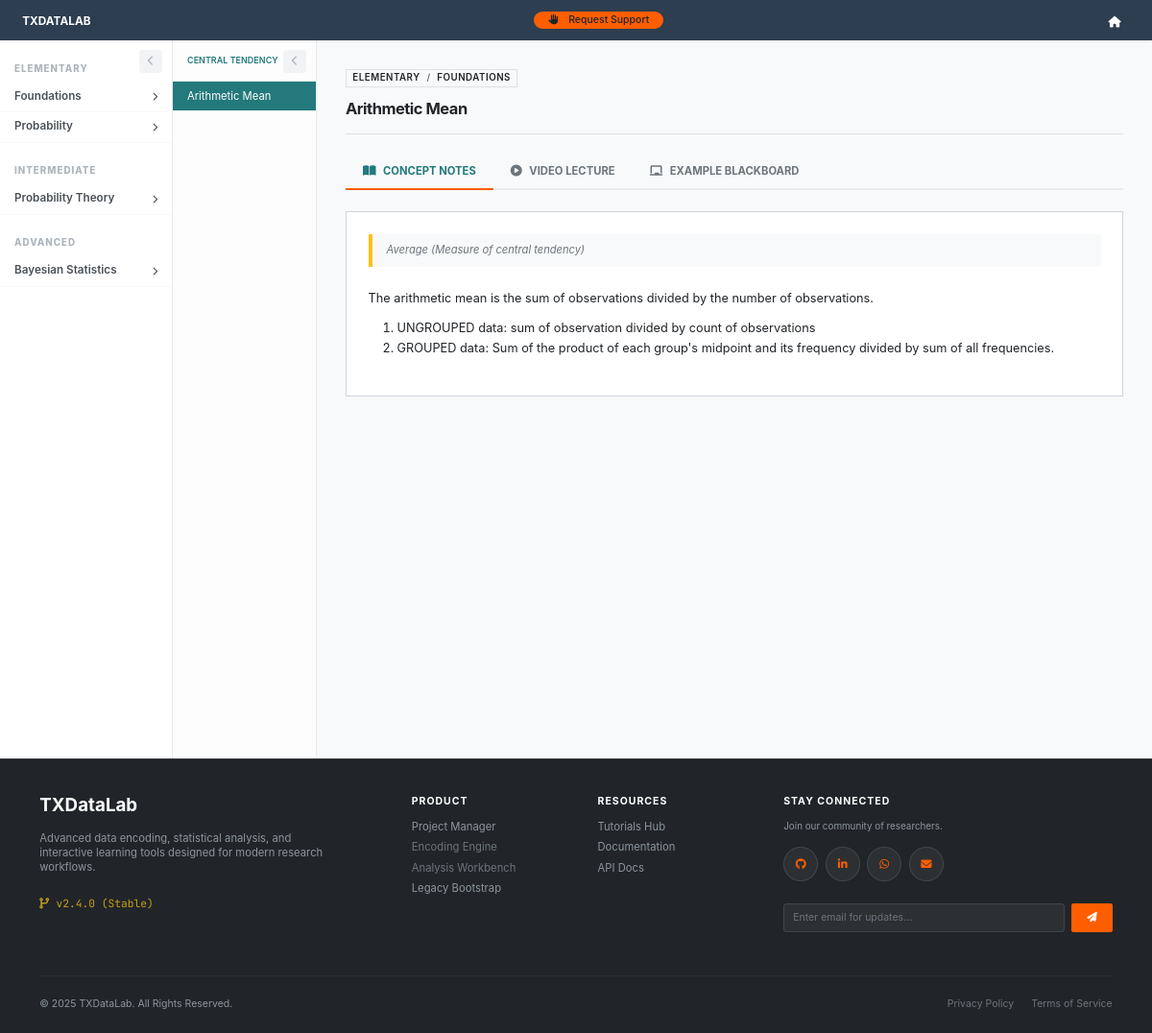
The page /tutorials/lesson/1 on the database its author committed.
### app/app_database/tutorials_models.py (models this page shows, shortened)
class TutorialLevel(db.Model):
    __tablename__ = "tutorial_levels"
    id = db.Column(db.Integer, primary_key=True)
    title = db.Column(db.String(120), nullable=False, unique=True)
    description = db.Column(db.Text)
    sections = db.relationship(
        "TutorialSection",
        back_populates="level",
        cascade="all, delete-orphan",
        lazy="select"
    )

class TutorialSection(db.Model):
    __tablename__ = "tutorial_sections"
    id = db.Column(db.Integer, primary_key=True)
    level_id = db.Column(db.Integer, db.ForeignKey("tutorial_levels.id"), nullable=False)
    title = db.Column(db.String(200), nullable=False)
    description = db.Column(db.Text)
    level = db.relationship("TutorialLevel", back_populates="sections")
    topics = db.relationship(
        "TutorialTopic",
        back_populates="section",
        cascade="all, delete-orphan",
        lazy="select"
    )

class TutorialTopic(db.Model):
    __tablename__ = "tutorial_topics"
    id = db.Column(db.Integer, primary_key=True)
    section_id = db.Column(db.Integer, db.ForeignKey("tutorial_sections.id"), nullable=False)
    title = db.Column(db.String(200), nullable=False)
    description = db.Column(db.Text)
    section = db.relationship("TutorialSection", back_populates="topics")
    subtopics = db.relationship(
        "TutorialSubtopic",
        back_populates="topic",
        cascade="all, delete-orphan",
        lazy="select"
    )

class TutorialSubtopic(db.Model):
    __tablename__ = "tutorial_subtopics"
    id = db.Column(db.Integer, primary_key=True)
    topic_id = db.Column(db.Integer, db.ForeignKey("tutorial_topics.id"), nullable=False)
    title = db.Column(db.String(200), nullable=False)
    short_description = db.Column(db.Text)
    definition_text = db.Column(db.Text)         # Supports MathText, LaTeX, plain text
    video_url = db.Column(db.String(300))        # External video link or embed URL
    examples = db.Column(JSON, default=dict)
    created_at = db.Column(db.DateTime, default=datetime.utcnow)
    topic = db.relationship("TutorialTopic", back_populates="subtopics")

### app/app_tutorials/tutorials.py (the view)
@tutorials_bp.route('/lesson/<int:subtopic_id>')
def view(subtopic_id):
    levels = TutorialLevel.query.order_by(TutorialLevel.id).all()
    subtopic = TutorialSubtopic.query.get_or_404(subtopic_id)
    return render_template('tutorials/view_tutorials.html',
                           levels=levels,
                           active_subtopic=subtopic)

### app/app_tutorials/templates/tutorials/view_tutorials.html (shortened to what this page needs)
{% extends "tutorials/base_tutorials.html" %}
{% block tutorial_content %}
{% if active_subtopic %}
    <div class="d-flex justify-content-between align-items-center border-bottom pb-3 mb-4">
        <div>
            <span class="badge bg-light text-dark border rounded-0 mb-2"
                  style="font-weight: 600; font-size: 0.65rem; text-transform: uppercase; letter-spacing: 0.5px;">
                {{ active_subtopic.topic.section.level.title }}
                <span class="text-muted mx-1">/</span>
                {{ active_subtopic.topic.section.title }}
            </span>
            <h4 class="mb-0 fw-bold text-dark" style="font-size: 1.1rem; letter-spacing: -0.5px;">
                {{ active_subtopic.title }}
            </h4>
        </div>
    </div>
    <ul class="nav nav-tabs tutorial-tabs" id="tutorialTabs" role="tablist">
        <li class="nav-item" role="presentation">
            <button class="nav-link active" id="notes-tab" data-bs-toggle="tab" data-bs-target="#notes" type="button" role="tab">
                <i class="fas fa-book-open"></i>Concept Notes
            </button>
        </li>
        <li class="nav-item" role="presentation">
            <button class="nav-link" id="video-tab" data-bs-toggle="tab" data-bs-target="#video" type="button" role="tab">
                <i class="fas fa-play-circle"></i>Video Lecture
            </button>
        </li>
        <li class="nav-item" role="presentation">
            <button class="nav-link" id="blackboard-tab" data-bs-toggle="tab" data-bs-target="#blackboard" type="button" role="tab">
                <i class="fas fa-chalkboard"></i>Example Blackboard
            </button>
        </li>
    </ul>
    <div class="tab-content" id="tutorialTabsContent">
        <div class="tab-pane fade show active" id="notes" role="tabpanel">
            <div class="row">
                <div class="col-lg-12">
                    <div class="content-box tex2jax_process">
                        {% if active_subtopic.short_description %}
                            <div class="alert bg-light border-0 border-start border-4 border-warning rounded-0 py-2 mb-4">
                                <p class="mb-0 text-muted small fst-italic">{{ active_subtopic.short_description }}</p>
                            </div>
                        {% endif %}
                        {{ active_subtopic.definition_text | safe }}
                    </div>
                </div>
            </div>
        </div>
{% endif %}
{% endblock %}

### app/app_tutorials/templates/tutorials/base_tutorials.html (shortened to what this page needs)
{% extends "layout.html" %}
{% block content %}
<div class="tutorial-container">
    <div id="sidebar-curr" class="sidebar-curriculum">
        <button class="toggle-btn" onclick="toggleSidebar('curr')" title="Collapse Sidebar">
            <i class="fas fa-chevron-left"></i>
        </button>
        {% for level in levels %}
            <div class="level-header">{{ level.title }}</div>
            {% for section in level.sections %}
                {% set current_topic_id = active_topic.id if active_topic else (active_subtopic.topic.id if active_subtopic else -1) %}
                {% set is_section_active = False %}
                {% for t in section.topics %}
                    {% if t.id == current_topic_id %}{% set is_section_active = True %}{% endif %}
                {% endfor %}
                <div class="section-toggler {% if is_section_active %}active{% endif %}"
                     onclick="toggleSection('sec-{{ section.id }}', this)">
                    <span>{{ section.title }}</span>
                    <i class="fas fa-chevron-right {% if is_section_active %}fa-rotate-90{% endif %}" style="font-size: 0.6rem;"></i>
                </div>
            {% endfor %}
        {% endfor %}
    </div>
    {% if active_topic or active_subtopic %}
        {% set current_topic = active_topic if active_topic else active_subtopic.topic %}
        <div id="sidebar-sub" class="sidebar-subtopic">
            <button class="toggle-btn" onclick="toggleSidebar('sub')" title="Collapse Lessons">
                <i class="fas fa-chevron-left"></i>
            </button>
            <div class="subtopic-header">
                {{ current_topic.title }}
            </div>
            {% for sub in current_topic.subtopics %}
                <a href="{{ url_for('tutorials.view', subtopic_id=sub.id) }}"
                   class="subtopic-link {% if active_subtopic and active_subtopic.id == sub.id %}active{% endif %}">
                    {{ sub.title }}
                </a>
            {% endfor %}
        </div>
    {% endif %}
    <div class="main-content-area">
        {% if active_topic or active_subtopic %}
            {% block tutorial_content %}{% endblock %}
        {% endif %}
    </div>
</div>
{% endblock %}

### app/templates/layout.html (shortened to what this page needs)
<!doctype html>
<html lang="en">
<head>
    <link rel="stylesheet" href="https://cdnjs.cloudflare.com/ajax/libs/font-awesome/6.5.1/css/all.min.css" />
    <link href="https://cdn.jsdelivr.net/npm/bootstrap-icons@1.11.3/font/bootstrap-icons.css" rel="stylesheet">
    <link href="https://cdn.jsdelivr.net/npm/bootstrap@5.3.2/dist/css/bootstrap.min.css" rel="stylesheet">
    <link rel="stylesheet" href="{{ url_for('static', filename='css/bootstrap.min.css') }}">
    <link rel="stylesheet" href="{{ url_for('static', filename='css/bootstrap-icons.css') }}">
    <link rel="stylesheet" href="{{ url_for('static', filename='css/style.css') }}">
</head>
<body>
    <nav class="navbar navbar-expand-md navbar-dark navbar-custom fixed-top">
        <div class="container-fluid">
            <a class="navbar-brand" href="{{ url_for('file_mgt.list_projects') }}">
                <small>TXDataLab</small>
            </a>
            <div class="collapse navbar-collapse" id="navbarNav">
                <ul class="navbar-nav ms-auto">
                    <li class="nav-item me-2">
                        <a class="btn btn-outline-light btn-sm px-3 rounded-5"
                        style="background: var(--fluidcore-orange); border: none; color: var(--fluidcore-white);"
                        href="{{ url_for('ops.support') }}"><i class="fas fa-hand-paper me-2"></i>
                            Request Support
                        </a>
                    </li>
                </ul>
                <ul class="navbar-nav ms-auto">
                    {% if current_user.is_authenticated %}
                        <li class="nav-item me-2">
                            <span class="nav-link text-white small">Hi, {{ current_user.username }}</span>
                        </li>
                        <li class="nav-item">
                            <a  href="{{ url_for('auth.logout') }}">
                                <i class="fas fa-door-open text-white pt-2"></i>
                            </a>
                        </li>
                    {% else %}
                        <li class="nav-item">
                            <a class="nav-link" href="{{ url_for('ops.index') }}">
                                <i class="fas fa-home text-white pt-2"></i>
                            </a>
                        </li>
                    {% endif %}
                </ul>
            </div>
        </div>
    </nav>
    <main >
        {% block content %}
        {% endblock %}
    </main>
    <footer class="footer-custom">
        <div class="container">
            <div class="row g-5">
                <div class="col-lg-4 col-md-12">
                    <a href="{{ url_for('file_mgt.list_projects') }}" class="text-white text-decoration-none h5 fw-bold mb-3 d-block">
                        TXDataLab
                    </a>
                    <p class="mb-4" style="max-width: 300px;">
                        Advanced data encoding, statistical analysis, and interactive learning tools designed for modern research workflows.
                    </p>
                    <div class="footer-brand-text">
                        <i class="fas fa-code-branch me-2"></i>v2.4.0 (Stable)
                    </div>
                </div>
                <div class="col-lg-2 col-6">
                    <div class="footer-heading">Product</div>
                    <ul class="footer-links">
                        <li><a href="{{ url_for('file_mgt.list_projects') }}">Project Manager</a></li>
                        {% if study %}
                            <li><a href="{{ url_for('encoding.definitions', study_id=study.id) }}">Encoding Engine</a></li>
                            <li><a href="{{ url_for('analysis.dashboard', study_id=study.id) }}">Analysis Workbench</a></li>
                        {% else %}
                            <li><span class="text-muted" style="cursor: not-allowed">Encoding Engine</span></li>
                            <li><span class="text-muted" style="cursor: not-allowed">Analysis Workbench</span></li>
                        {% endif %}
                        <li><a href="{{ url_for('ops.index') }}">Legacy Bootstrap</a></li>
                    </ul>
                </div>
                <div class="col-lg-2 col-6">
                    <div class="footer-heading">Resources</div>
                    <ul class="footer-links">
                        <li><a href="{{ url_for('tutorials.index') }}">Tutorials Hub</a></li>
                        <li><a href="{{ url_for('ops.documentation') }}">Documentation</a></li>
                        <li><a href="#">API Docs</a></li>
                    </ul>
                </div>
                <div class="col-lg-4 col-md-12">
                    <div class="footer-heading">Stay Connected</div>
                    <p class="small mb-3">Join our community of researchers.</p>
                    <div class="social-icons mb-4">
                        <a href="https://github.com/SNdungi/MBA_data_analysis" target="_blank" class="social-icon-btn" title="GitHub">
                            <i class="fab fa-github"></i>
                        </a>
                        <a href="https://www.linkedin.com/in/stephen-musyoka-3105141b3/" target="_blank" class="social-icon-btn" title="LinkedIn">
                            <i class="fab fa-linkedin-in"></i>
                        </a>
                        <a href="https://wa.me/254102965704" target="_blank" class="social-icon-btn" title="WhatsApp">
                            <i class="fab fa-whatsapp"></i>
                        </a>
                        <a href="#" class="social-icon-btn" title="Email">
                            <i class="fas fa-envelope"></i>
                        </a>
                    </div>
                    <form action="#" onsubmit="event.preventDefault();" class="d-flex gap-2">
                        <input type="email" class="form-control footer-input form-control-sm" placeholder="Enter email for updates...">
                        <button class="btn btn-primary btn-sm px-3" type="button">
                            <i class="fas fa-paper-plane"></i>
                        </button>
                    </form>
                </div>
            </div>
            <div class="footer-bottom">
                <div>
                    &copy; {{ now().year }} TXDataLab. All Rights Reserved.
                </div>
                <div class="d-none d-md-block">
                    <a href="#" class="text-muted text-decoration-none me-3 hover-white">Privacy Policy</a>
                    <a href="#" class="text-muted text-decoration-none hover-white">Terms of Service</a>
                </div>
            </div>
        </div>
    </footer>
</body>
</html>

### rows shown on the page
TutorialLevel: title "ELEMENTARY", topic.section.level "ELEMENTARY"
TutorialSection: title "Foundations", topic.section "FOUNDATIONS"
TutorialSection: title "Probability"
TutorialLevel: title "INTERMEDIATE"
TutorialSection: title "Probability Theory"
TutorialLevel: title "ADVANCED"
TutorialSection: title "Bayesian Statistics"
TutorialTopic: title "CENTRAL TENDENCY"
TutorialSubtopic: title "Arithmetic Mean", short_description "Average (Measure of central tendency)", definition_text "The arithmetic mean is the sum of observations divided by the number of observations. UNGROUPED data: sum of observation divided by count of observations GROUPED data: Sum of the product of each group's midpoint and its frequency divided by sum of all frequencies."
